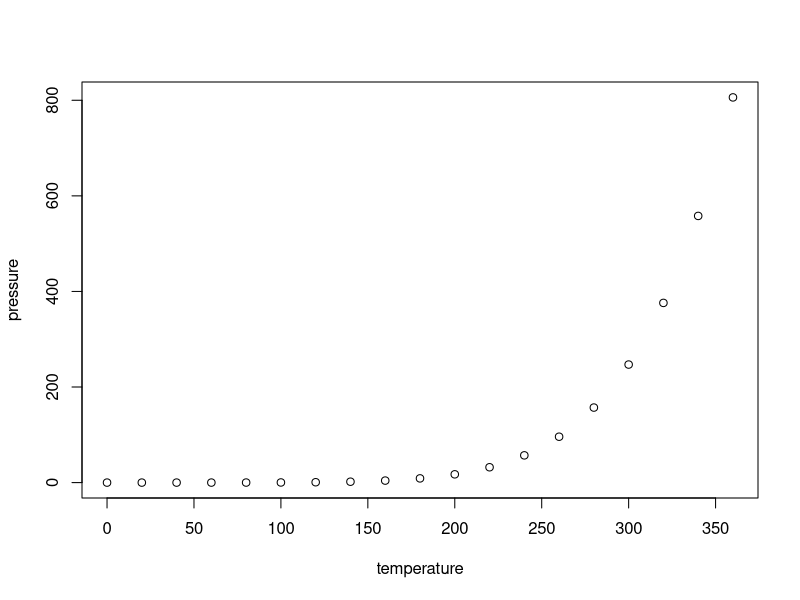
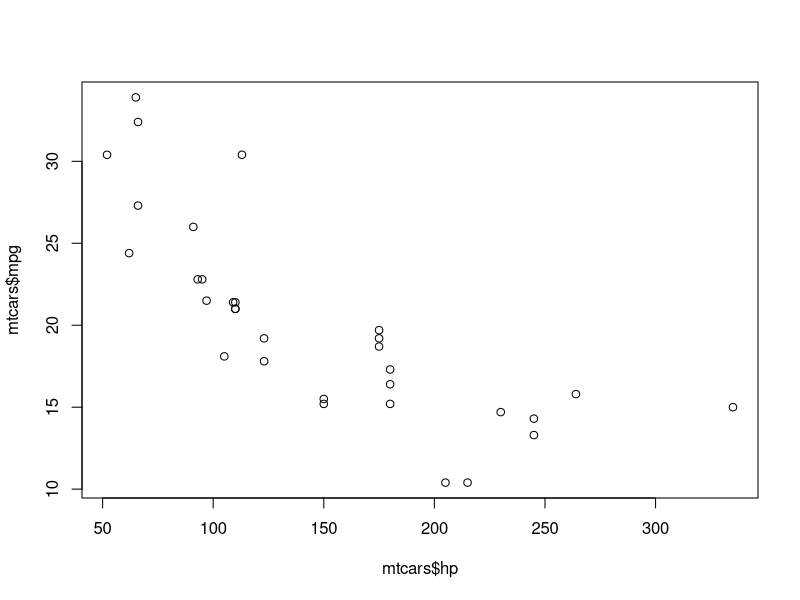
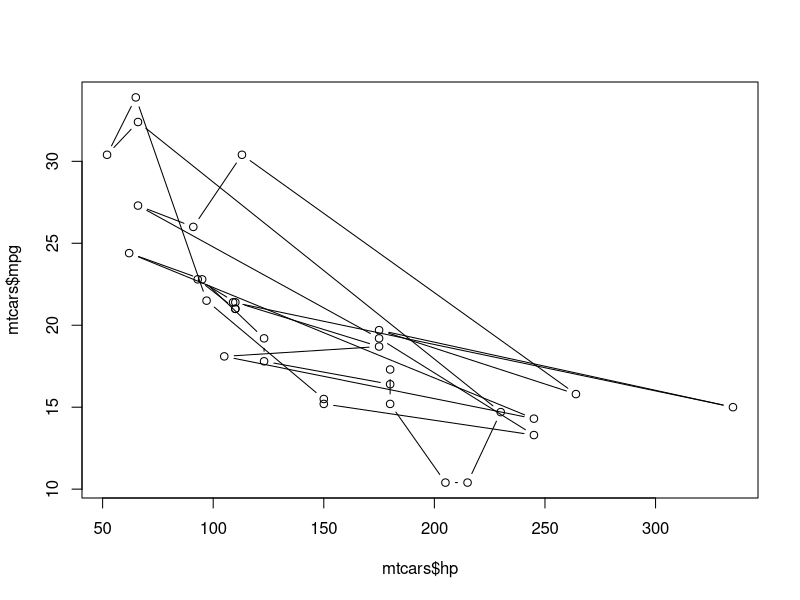
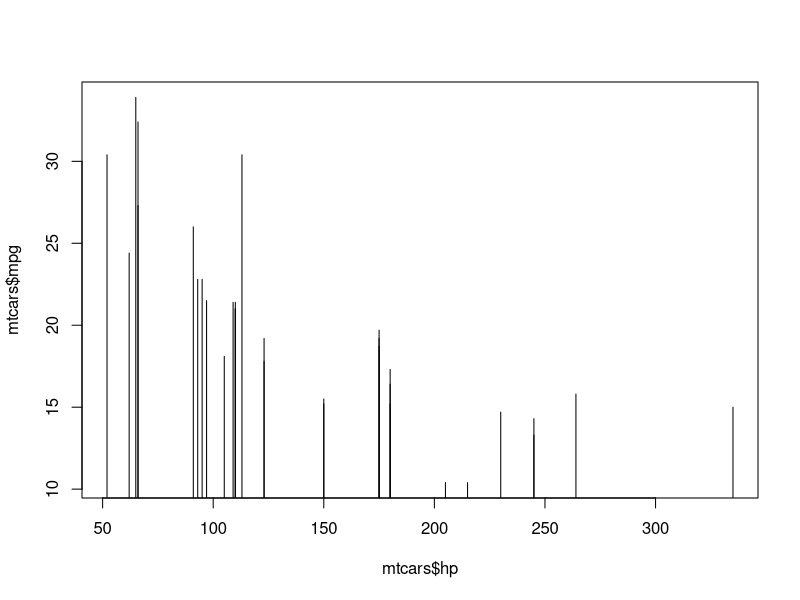
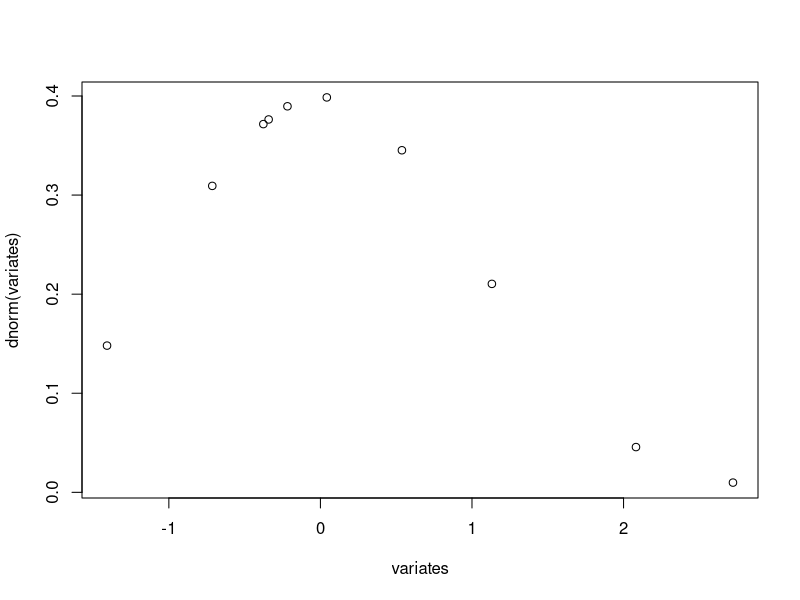
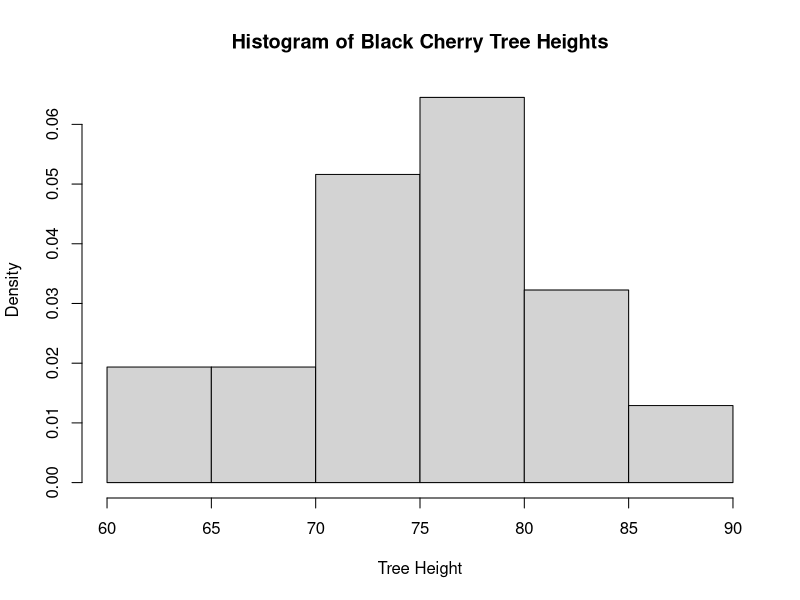
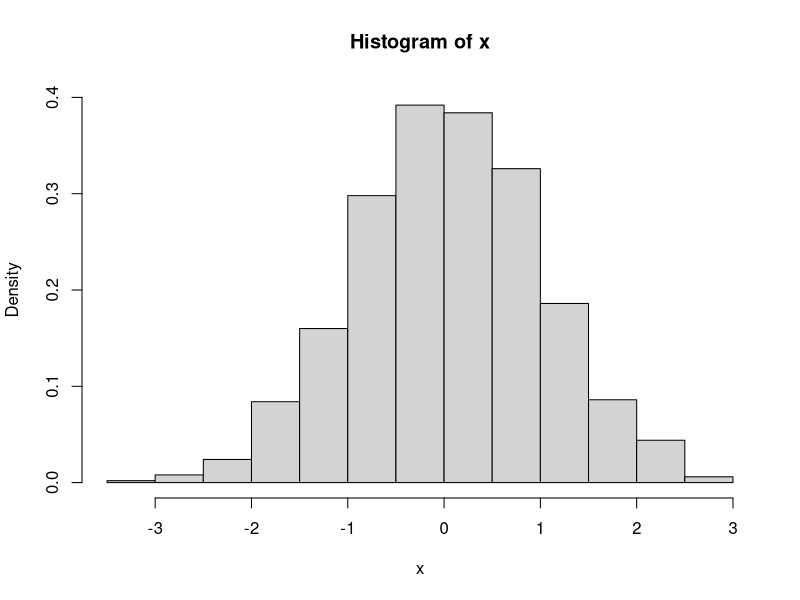
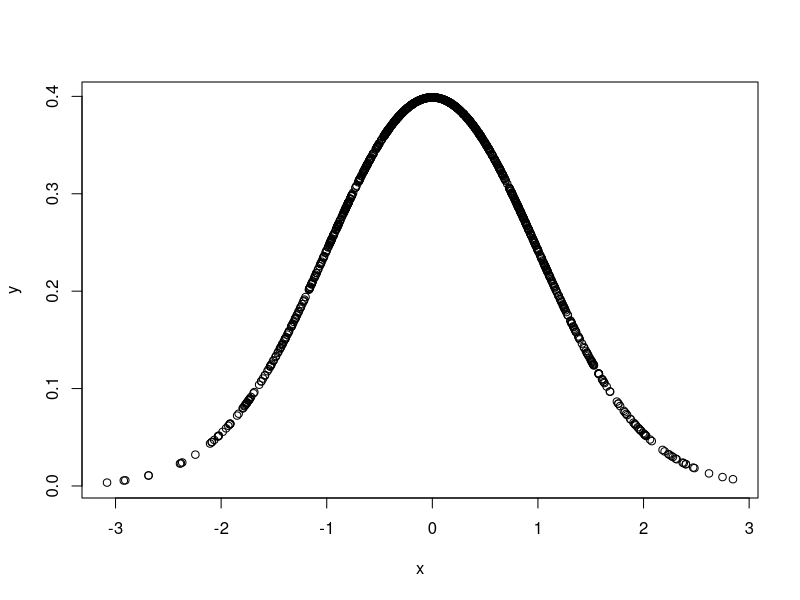

Recreate these plots in R, in order.
## ---- chunk 1
knitr::opts_chunk$set(echo = TRUE, message = FALSE)
## ---- chunk 2
print("Hello World") # comments are made using the '#' sign, same as in Python
## ---- chunk 3
5+5
5-1
5*2
4/2
4^2
#or
4**2
## ---- chunk 4
4>2
2>4
2>=2 # greater than or equal to
2==2 # exactly equal
4!=2 # not equal to
## ---- chunk 5
x <- 2
y <- 3
z <- x + y
z
## ---- chunk 6
typeof(3) # notice this will still be a double

x <- 3.0 # R recognizes to drop the 0
x
typeof(x)
y <- 3.5
y
typeof(y)
y <- as.integer(y)
y # type casting y will truncate the original value
typeof(y)
## ---- chunk 7

myName <- "Ksenia Arzumanova"
myName
is.character(myName) 
## ---- chunk 8
myList <- c(1,2,3) 
myList

anotherList <- c("a", "b", "c")
anotherList 

myList[2]
anotherList[2]
## ---- chunk 9
A = matrix(c(11, 22, 33, 44, 55, 66), nrow = 2, ncol = 3, byrow = TRUE) # filled by rows
A
B = matrix(c(11, 22, 33, 44, 55, 66), nrow = 2, ncol = 3, byrow = FALSE) # filled by columns
B
## ---- chunk 10
B[,] # the whole matrix
B[2, ] # second row, all of the columns
B[ , 1] # all rows, first column
B[2, 1] # second row, first column
## ---- chunk 11
df <- data.frame(geneIndex = c(1, 2, 3), geneID = c(92231, 2313, 5641), geneName = c("FOS1", "JUN", "BERP"))
df
## ---- chunk 12
df[1, 2]
## ---- chunk 13
df$geneID # all of the rows that belong to geneID
df$geneID[2] # second row under geneID
## ---- chunk 14
which(df$geneID == 2313) # returns the row for which the condition returns 'true'
df$geneName[df$geneID == 2313]
## ---- chunk 15
data()
## ---- chunk 16
class(cars) # here I don't use 'typeof()', because there's a hierarchy between that and 'class()' - 'typeof()' returns the data types of the elements of the object, in this case they would be of type 'list'. If we used 'class()' on doubles, it would return type 'numeric', because integers and doubles belong to the class 'numeric'

str(cars) # displays the internal structure of the object
nrow(cars) # number of rows
ncol(cars) # number of columns
head(cars, n=5) # first 5 rows
tail(cars, n=5) # last 5 rows
dimnames(cars) # names of the dimensions - first element will return a list of rownames, second will be a list of column/field names
summary(cars) # returns summary statistics, such as min, max, mean, and quartile information
## ---- chunk 17
plot(pressure)
## ---- chunk 18
dimnames(mtcars)[2] # field names
plot(mtcars$hp, mtcars$mpg) # defaults to scatter plot
plot(mtcars$hp, mtcars$mpg, type = 'b') # tries to connect lines between points (not always meaningful)
plot(mtcars$hp, mtcars$mpg, type = 'h') # histogram-like lines
## ---- chunk 19
#draw random variates from the normal distribution
variates <- rnorm(10)
variates
## ---- chunk 20
#calculate probabilities (densities) of variates
dnorm(variates)
plot(variates, dnorm(variates))
## ---- chunk 21
#cumulative density to the left of the variate

pnorm(0) # should be intuitive, because half of the normal distribution is to the left of 0 
pnorm(1.96) # 1.96 should look familiar as one of the critical values for an approximate 95% confidence interval 
pnorm(-1.96) # however these critical values are for a two-tailed test (for a significance level of 5%)
pnorm(1.96)-pnorm(-1.96)

## ---- chunk 22
#gives us the exact points at which the normal distribution has a particular cumulative density

qnorm(0.5)
qnorm(0.975)
qnorm(c(0.025, 0.975))
## ---- chunk 23
hist(trees$Height, main = "Histogram of Black Cherry Tree Heights", freq = FALSE, 
     xlab = "Tree Height") # setting `freq = FALSE` transforms the y-axis to density rather than frequency
## ---- chunk 24
x <- rnorm(1000) 
y <- dnorm(x) 
hist(x, freq = FALSE, ylim = c(0,0.4)) 
plot(x,y) # alternative representation
## ---- chunk 25
x <- rnorm(1000, mean = mean(trees$Height), sd = sd(trees$Height))
y <- dnorm(x, mean = mean(trees$Height), sd = sd(trees$Height))
hist(trees$Height, freq = FALSE)
points(x, y)
## ---- chunk 26
#set.seed(100)
x_assignment <- rnorm(100, mean = 50, sd = 5)
y_assignment <- dnorm(x_assignment, mean = 50, sd = 5)

hist(x_assignment, main = "Histogram of a Normal Distribution", freq = FALSE, 
     xlab = "X", ylim = c(0,0.1)) # setting `freq = FALSE` transforms the y-axis to density rather than frequency
points(x_assignment,y_assignment)


## ---- chunk 27
# hist(norm, main = "Histogram of a Normal Distribution", freq = FALSE, 
#      xlab = "Counts",labels = TRUE, ylim=c(0,.1)) # setting `freq = FALSE` transforms the y-axis to density rather than frequency


histPercent <- function(x, ...) {
   H <- hist(x, plot = FALSE)
   H$density <- with(H, 100 * density* diff(breaks)[1])
   labs <- paste(round(H$density), "%", sep="")
   plot(H, freq = FALSE, labels = labs, ylim=c(0, 1.08*max(H$density)),...)
}

histPercent(x_assignment,main = "Histogram of a Normal Distribution", col="gray")





#Answer 2
pnorm(50, mean = 50, sd = 5)
## ---- chunk 28
#SD 10
x_3 <- rnorm(100, mean = 50, sd = 10)
y_3 <- dnorm(x_3, mean = 50, sd = 10)

hist(x_3, main = "Histogram of a Normal Distribution", freq = FALSE, 
     xlab = "X", ylim = c(0,0.06))
points(x_3,y_3)
#The spread of the data becomes slightly wider than in part 1.


#SD 100
x_4 <- rnorm(100, mean = 50, sd = 100)
y_4 <- dnorm(x_4, mean = 50, sd = 100)

hist(x_4, main = "Histogram of a Normal Distribution", freq = FALSE, 
     xlab = "X", ylim = c(0,0.02))
points(x_4,y_4)
#The spread of the data becomes much wider than in part 1.


## ---- chunk 29

## ---- chunk 30

## ---- chunk 31
x_assignment <- rnorm(100, mean = 50, sd = 5)
y_assignment_2 <- pnorm(x_assignment, mean = 50, sd = 5) #Instead of using dnorm like above, you can switch to pnorm
plot(x_assignment,y_assignment_2)
#CDF: The far most right point is the likelihood that a value is less than or equal to X. The sloped tail to the left of this value is the decreasing possibility of values being selected as you move away from x. 


## ---- chunk 32
x_assignment <- rnorm(100, mean = 50, sd = 5)
y_assignment_2 <- pnorm(x_assignment, mean = 50, sd = 5) #Instead of using dnorm like above, you can switch to pnorm
plot(x_assignment,y_assignment_2)
abline(h=0.5, v=50)
#The larger the standard deviation, the more spread that points will have across the x axis. The mean will remain the same, at 50, but the x axis will vary in length as a function of standard deviation. 
